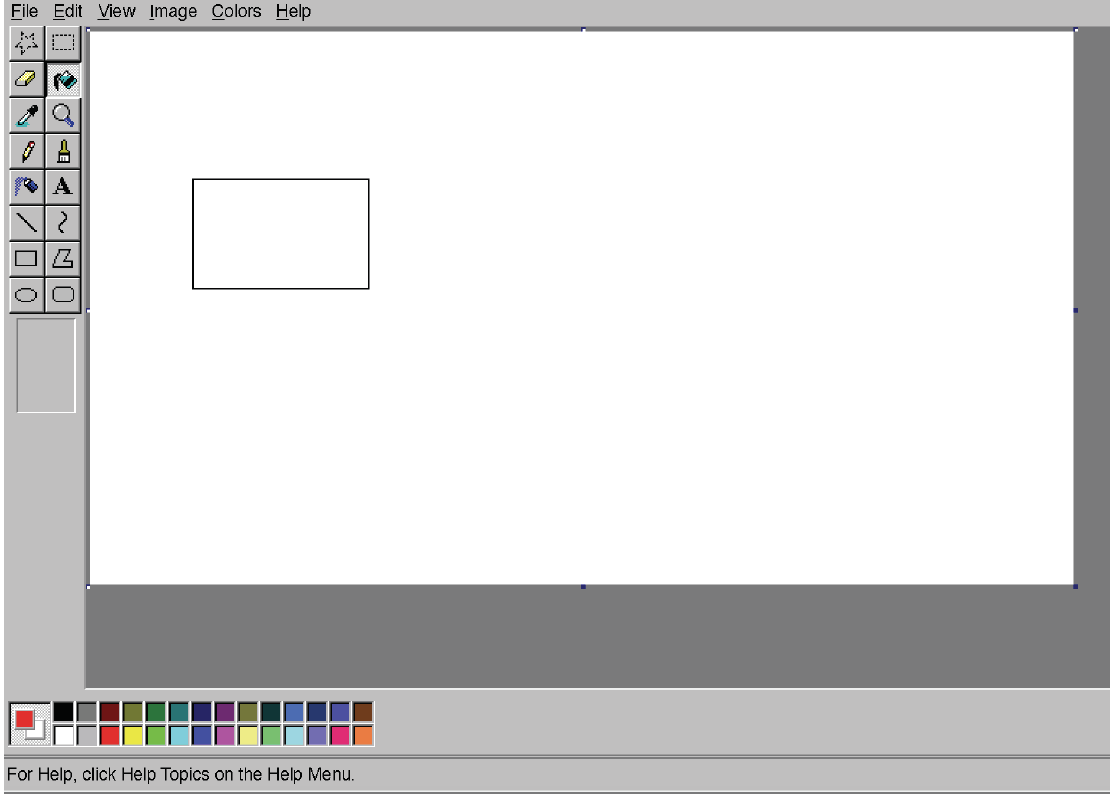
#> input picture img_example.png, 1110 x 795 px
$ python img_read.py
#> lines starting #> are read from the running program, lines starting #| are printed output that depends on the picture
### floodfill.py
from dataclasses import dataclass
import numpy as np
import copy

@dataclass
class Point:
    x : float
    y : float

@dataclass
class Image:
    """
    A helper class to handle pixel check and setting the color
    """
    def __init__(self,data,width,height):
        self._data = data
        self.width = width
        self.height = height

    def is_valid_pixel(self,point):
        if(point.x < 0 or point.y < 0):
            return False
        if(point.x >= self.width or point.y >= self.height):
            return False
        return True

    def get_color(self,point : Point):
        color = self._data[point.y][point.x]
        return color

    def set_color(self,point,color):
        self._data[point.y][point.x] = color

@dataclass
class FloodFillHelper:
    """
    A helper class to check pixels and mark as visited
    """
    image : Image
    color : list
    prev_color : list
    visited : np.array = 0

    def __post_init__(self):
        self.visited = np.zeros([self.image.height,self.image.width,],dtype=bool)
        color = self.image.get_color(Point(0,0))

        # Make it work for BW and RGB checks:
        if(type(color) == int):
            self._is_same_color = lambda point: self.image.get_color(point) == self.prev_color
        else:
            self._is_same_color = lambda point: (self.image.get_color(point) == self.prev_color).all()

    def visit(self,point):
        self.visited[point.y,point.x] = True

    def _is_visited(self,point):
        return self.visited[point.y,point.x]

    def _is_same_color(self,point):
        pass # initialized in constructor

    def _is_valid(self,point):
        return self.image.is_valid_pixel(point) and not self._is_visited(point) and self._is_same_color(point)

    def check_point(self,point):
        if(self._is_valid(point)):
            self.visit(point)
            return True
        return False

def floodfill(data,width,height,point: Point,new_color):
    image = Image(data,width,height)
    prev_color = copy.copy(image.get_color(point))
    helper = FloodFillHelper(image, new_color, prev_color)
    helper.visit(point)
    queue = [point] # chosen point is set as initial
    while(queue):
        point = queue.pop(0)
        image.set_color(point,new_color)

        ## Check neighboring points
        up_point = copy.copy(point)
        up_point.y -= 1
        if(helper.check_point(up_point)):
            queue.append(up_point)


        down_point = copy.copy(point)
        down_point.y += 1
        if(helper.check_point(down_point)):
            queue.append(down_point)

        left_point = copy.copy(point)
        left_point.x -= 1
        if(helper.check_point(left_point)):
            queue.append(left_point)


        right_point = copy.copy(point)
        right_point.x += 1
        if(helper.check_point(right_point)):
            queue.append(right_point)

def floodfill_bw(data, width, height, u, v, sw_color: int):
    floodfill(data, width, height, Point(u, v), sw_color)

def floodfill_rgb(data,width,height,u,v,s_r, s_g, s_b):
    floodfill(data, width, height, Point(u,v),np.array([s_r, s_g, s_b]))

### img_read.py
import matplotlib.image as mpimg
import matplotlib.pyplot as plt
from floodfill import *

#from profilehooks import profile
#@profile
def fill_image(filename,x,y,color: list):
#> called with filename = 'img_example.png', x = 280, y = 227
    img = mpimg.imread(filename)
#> img is the input picture: shape (795, 1110, 4) float32; mean R, G, B, A 0.856, 0.856, 0.856, 1
    return fill_array(img,x,y,color)

def fill_array(img,x,y,color):
#> called with x = 280, y = 227
    img = img[:,:,:3] # slice 4th dimension (alpha value)
#> img: shape (795, 1110, 3) float32
    height = len(img)
#> height = 795
    width = len(img[0])
#> width = 1110
    floodfill(img,width,height,Point(x,y),np.array(color))
#> in __init__, `self.height = height`: self.height = 795
#> in get_color, `color = self._data[point.y][point.x]`: color = [1, 1, 1]
#> the loop in floodfill, `while(queue):` made 18792 passes
#> (up_point.y, down_point.y, left_point.x, right_point.x) on passes 3 to 5: (227, 229, 279, 281), (226, 228, 278, 280), (226, 228, 280, 282)
#> after the loop in floodfill, `while(queue):`: down_point.y = 288; left_point.x = 366; queue = []; right_point.x = 368; up_point.y = 286
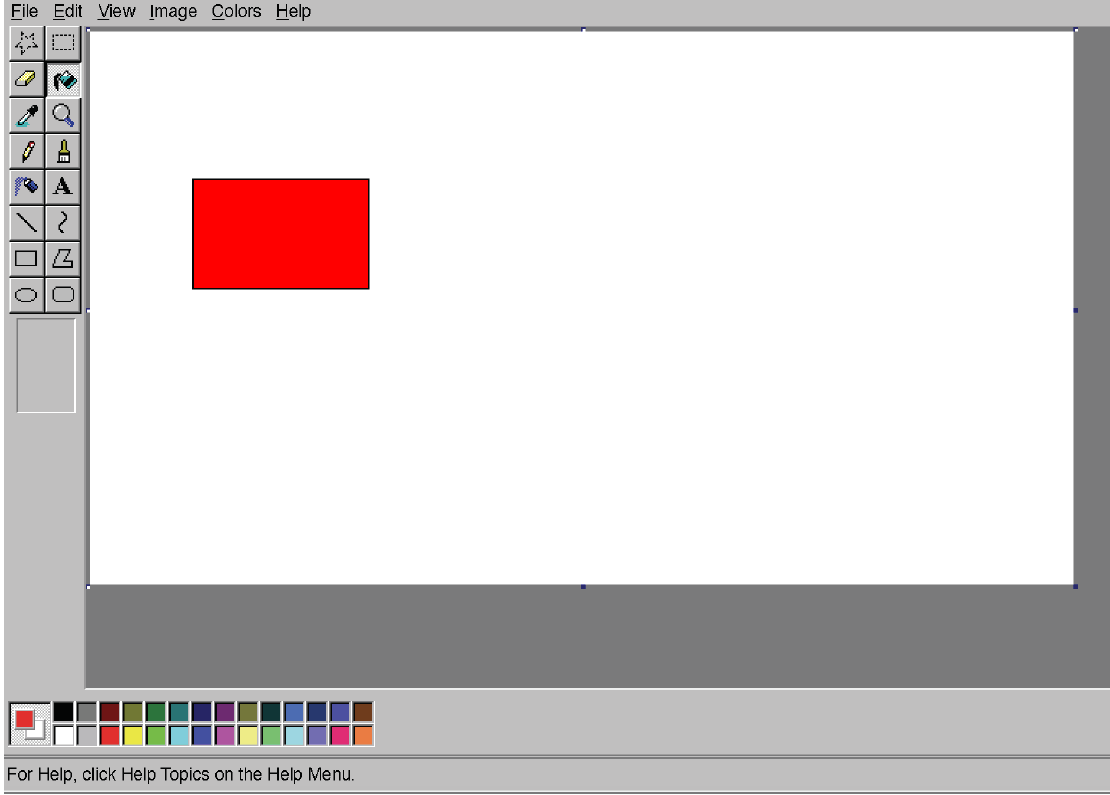
#> img: shape (795, 1110, 3) float32; mean R, G, B 0.856, 0.834, 0.834
    return img


## WORKING EXAMPLES
img = fill_image('img_example.png',280,227,[1,0,0]) # turn rectangle red
img = fill_array(img,273,116,[0,0,1]) # turn outside to blue
#> call 2 of fill_array, with x = 273, y = 116
#> the loop in floodfill (call 2), `while(queue):` made 522692 passes
#> (up_point.y, down_point.y, left_point.x, right_point.x) on passes 1 to 3: (115, 117, 272, 274), (114, 116, 272, 274), (116, 118, 272, 274)
#> in fill_array (call 2), `floodfill(img,width,height,Point(x,y),np.array(color))`:
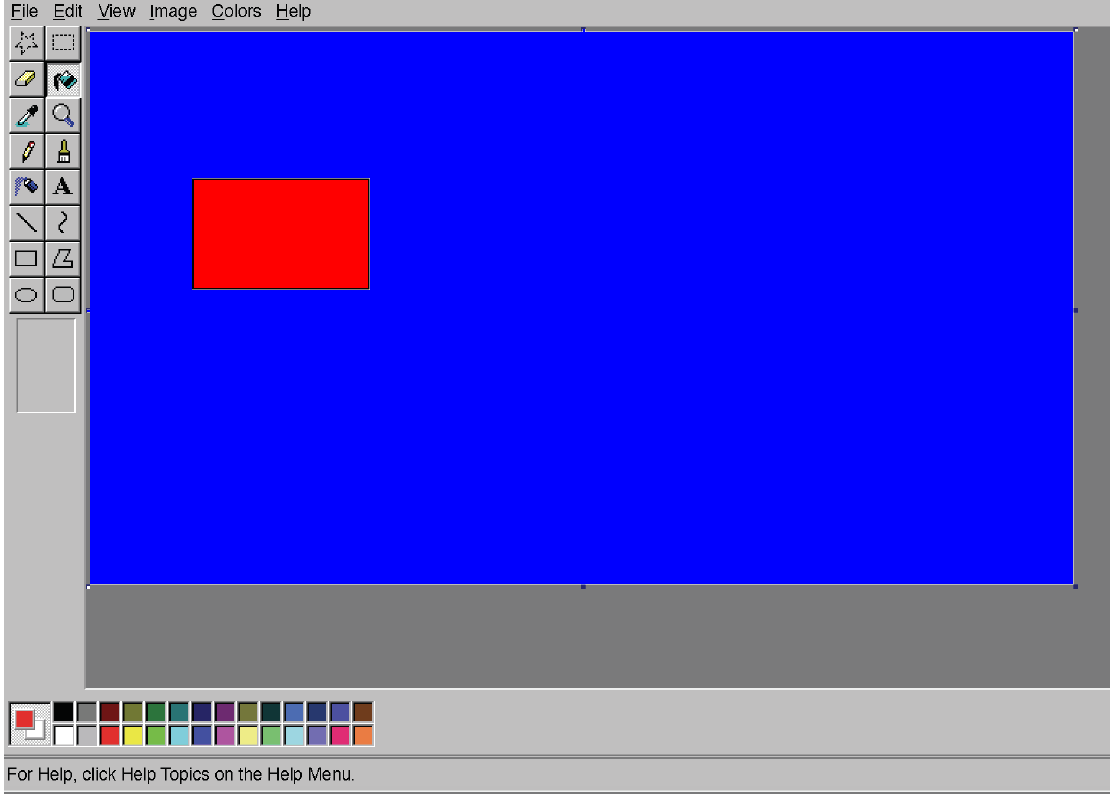
#> img: shape (795, 1110, 3) float32; mean R, G, B 0.261, 0.239, 0.834
plt.imshow(img)
plt.show()
